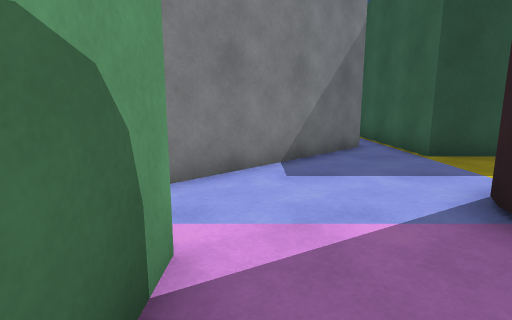
View 1 (above)

24 first-person views from a walk through a Unity game level. The camera is 1.2 m above the floor, tilts 10° down and sees 80° across. The floor is counted in squares, 1 m on a side. Each view is taken from the middle of a square. On the plan, view 1 faces up. The plan holds only what a view shows up to about 13 squares ahead; the rest is blank. The place goes on beyond the plan. The player character is not drawn. Surface patterns are stand-ins for the level's own textures.

View 2
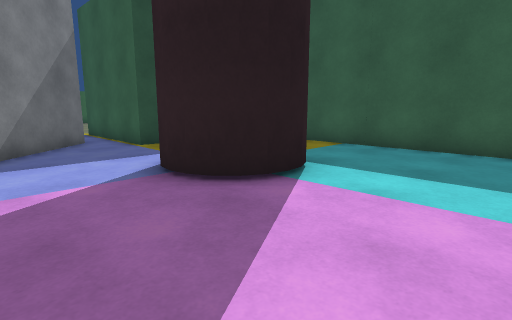

View 3
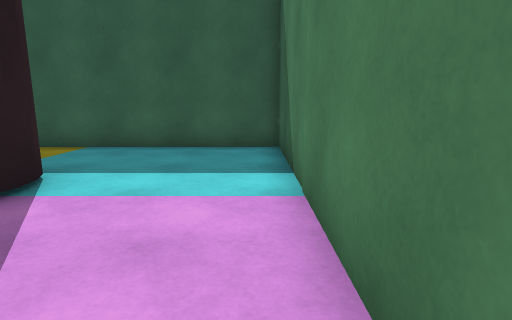

View 4
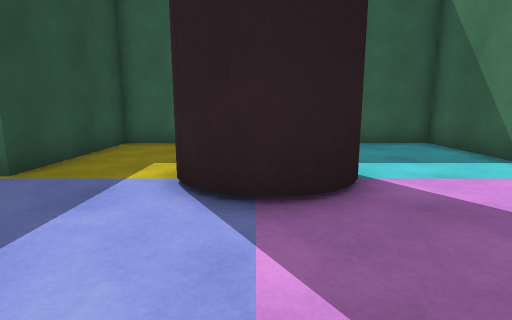

View 5
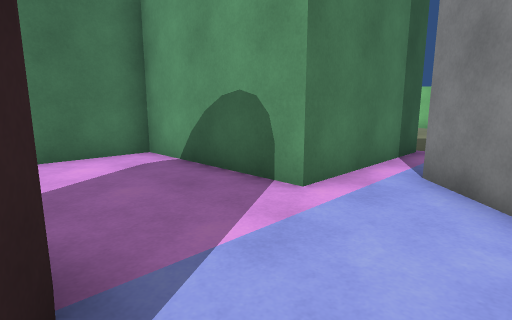

View 6
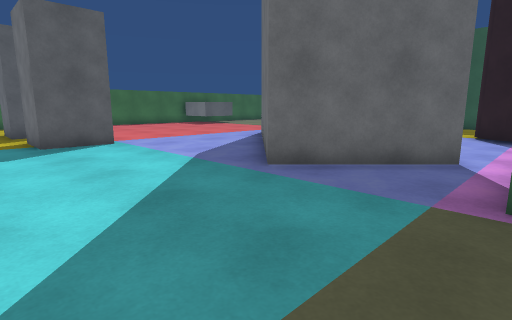

View 7
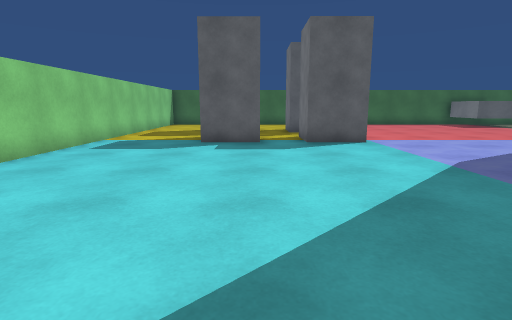

View 8
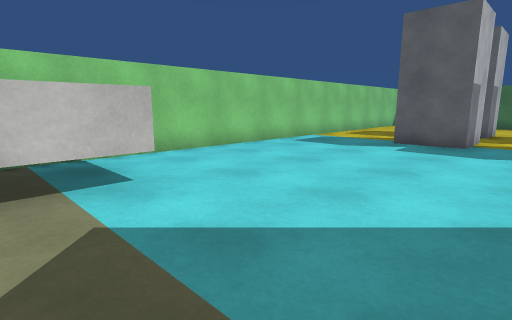

View 9
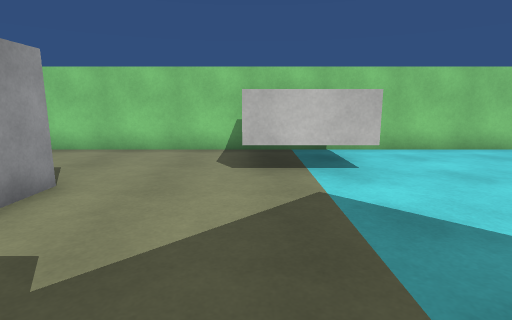

View 10
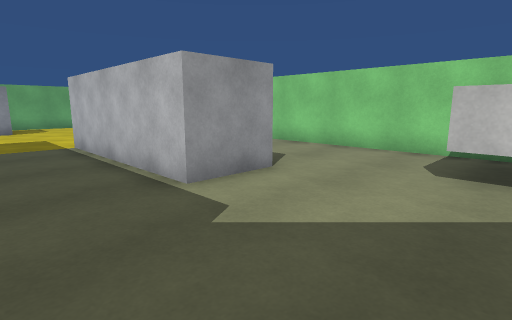

View 11
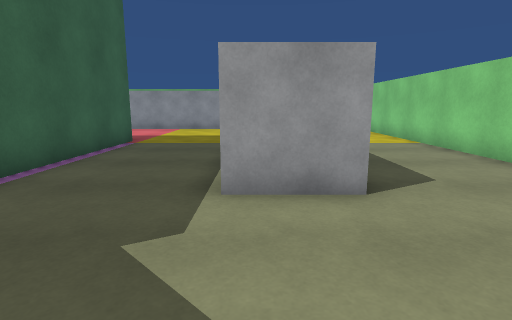

View 12
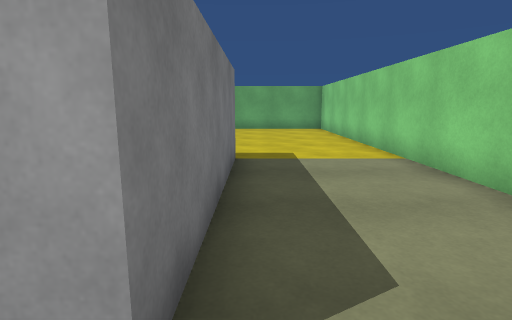

View 13
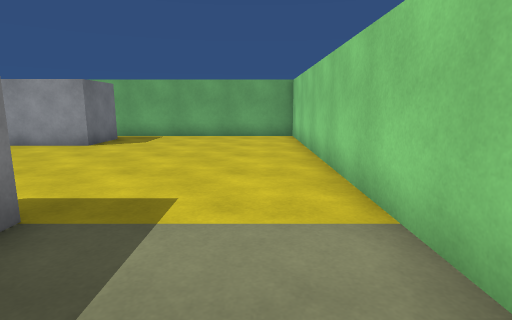

View 14
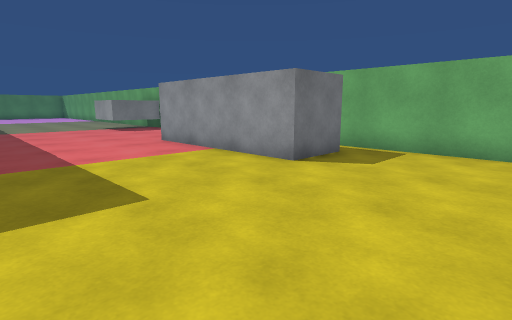

View 15
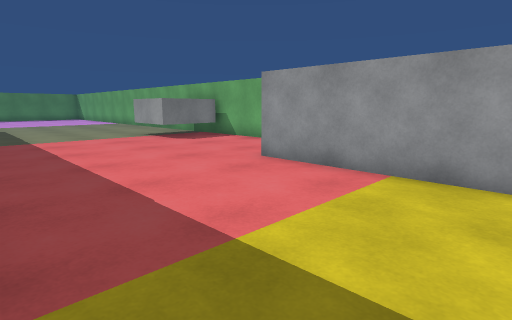

View 16
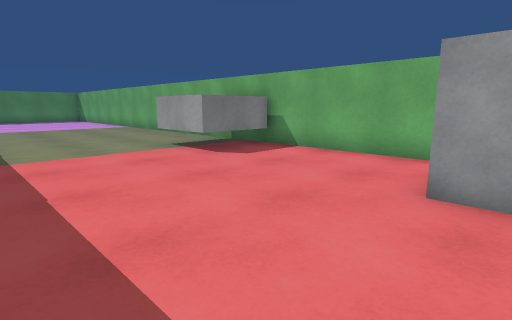

View 17
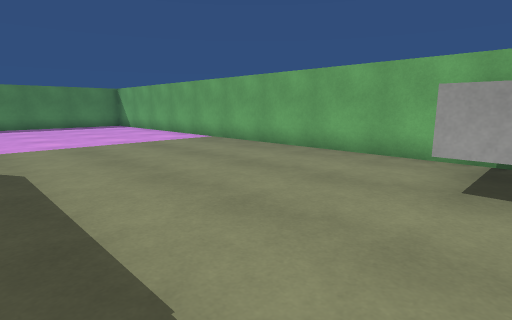

View 18
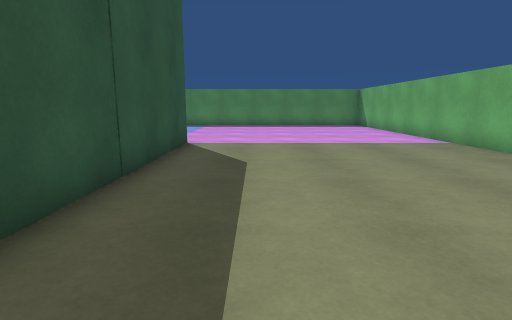

View 19
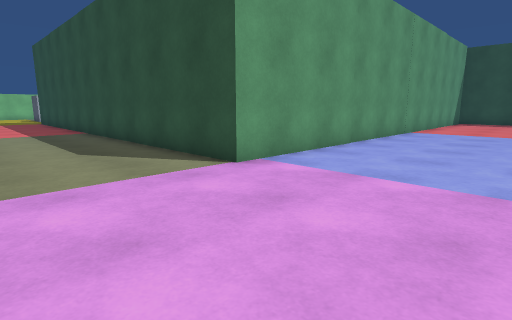

View 20
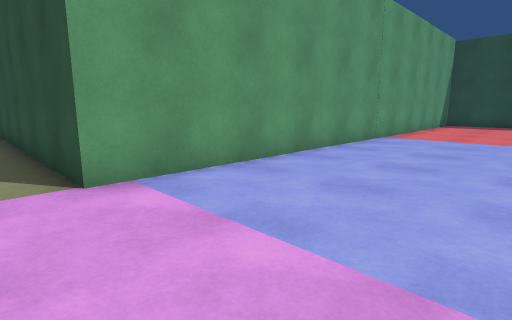

View 21
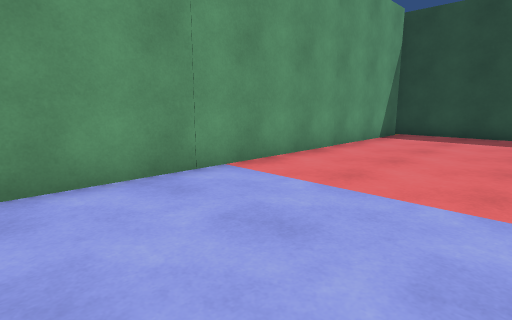

View 22
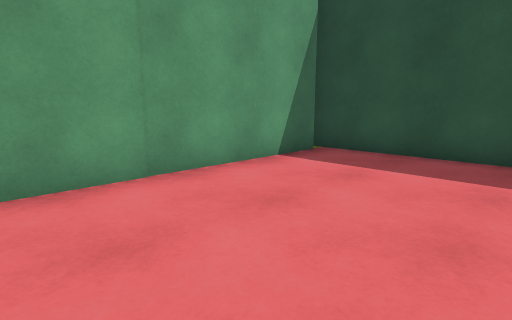

View 23
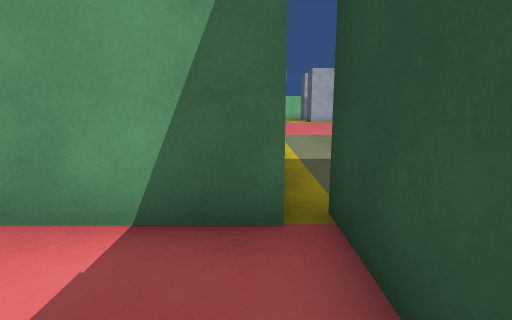

View 24
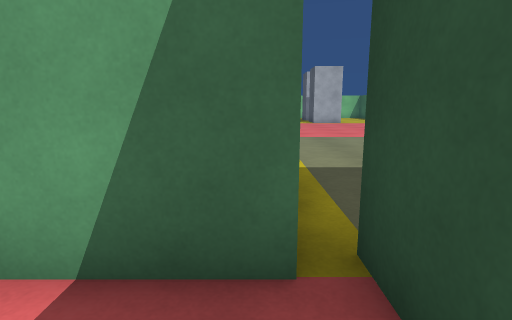

### Floor plan
Points are (right, up) in squares from view 1. A wall is a line through its corners. A room is listed if a view was taken in it or the views show most of it. See-through windows are left out.
Room 1 (views 1, 2, 3, 4, 5)
walls: (3.4, 1.4) (2.9, 2); (4.6, 1.4) (4.1, 1.3); (3, 1.7) (2.7, 2.4); (5.1, 1.6) (4.4, 1.3) (3.7, 1.4) (3.3, 1.6); (2.8, 2.1) (2.7, 2.8); (2.6, 2.6) (2.8, 3.5) (3.3, 4) (3.8, 4.3); (2.6, 3.1) (3, 3.7); (-0.7, 2.3) (-0.7, -2.7) (9.1, -2.7) (9.1, 7.3) (4.2, 7.3) (4.2, 9); (3.2, 9.2) (-2.6, 3.4)
ways out: opening at (-2, 3) to room 2
Room 2 (views 6, 7, 8, 9, 10, 11, 12, 13, 14, 15, 16, 17, 18, 19, 20, 21, 22, 23, 24)
walls: (-2.6, 3.4) (-5.4, 6.3) (-2.2, 9.4); (-5.8, 2.3) (-0.7, 2.3); (4.2, 9) (4.2, 12.4); (-5.7, -7.8) (-5.7, -2); (-11.5, -7.1) (-11.5, -1.1) (-9.5, -1.1) (-9.5, -7.1); (-15.5, 15.2) (-15.5, -16.5) (-8.1, -16.5); (14, 12.4) (14, -7.7) (3.8, -7.7); (-2, -16.5) (17.2, -16.5); (-8.8, -15.4) (-8.8, -13.4) (-2.8, -13.4); (18.4, 12.8) (13.6, 12.8)
ways out: opening at (-2, 3) to room 1
objects: block (-12, 12) to (-10, 14); block (-10, 16) to (-10, 18); block (-8, 12) to (-6, 14); block (-8, 16) to (-8, 18)

Where each view was taken, in squares from view 1:
view 1: 0 up, 0 right, facing up
view 2: 2 down, 0 right, facing up-right
view 3: 2 down, 0 right, facing right
view 4: 3 up, 1 left, facing right
view 5: 5 up, 3 right, facing down-left
view 6: 2 up, 10 left, facing up-right
view 7: 2 up, 10 left, facing up
view 8: 2 up, 8 left, facing up-left
view 9: 2 up, 7 left, facing left
view 10: 3 up, 7 left, facing down-left
view 11: 3 up, 10 left, facing down
view 12: 0 up, 12 left, facing down
view 13: 4 down, 14 left, facing down
view 14: 8 down, 13 left, facing down-right
view 15: 8 down, 8 left, facing down-right
view 16: 9 down, 4 left, facing down-right
view 17: 9 down, 4 right, facing down-right
view 18: 10 down, 4 right, facing right
view 19: 12 down, 19 right, facing up-left
view 20: 9 down, 19 right, facing up-left
view 21: 1 down, 19 right, facing up-left
view 22: 5 up, 19 right, facing up-left
view 23: 12 up, 17 right, facing left
view 24: 12 up, 16 right, facing left
